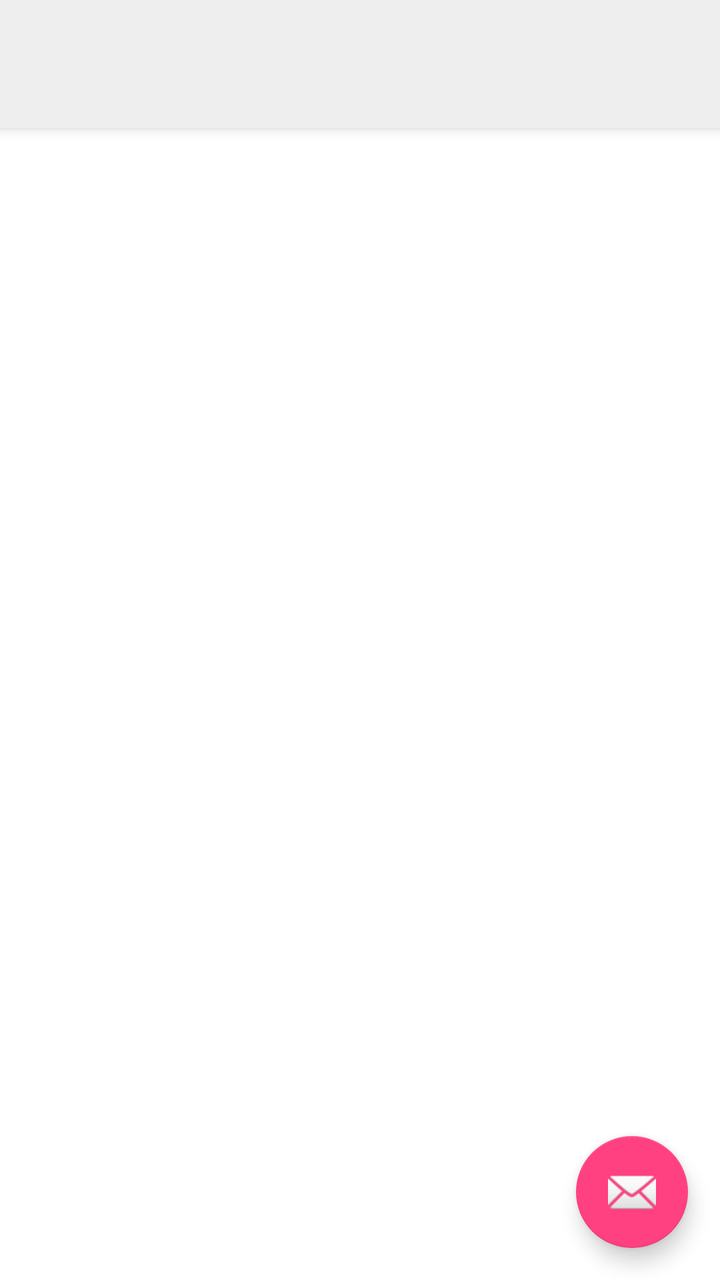
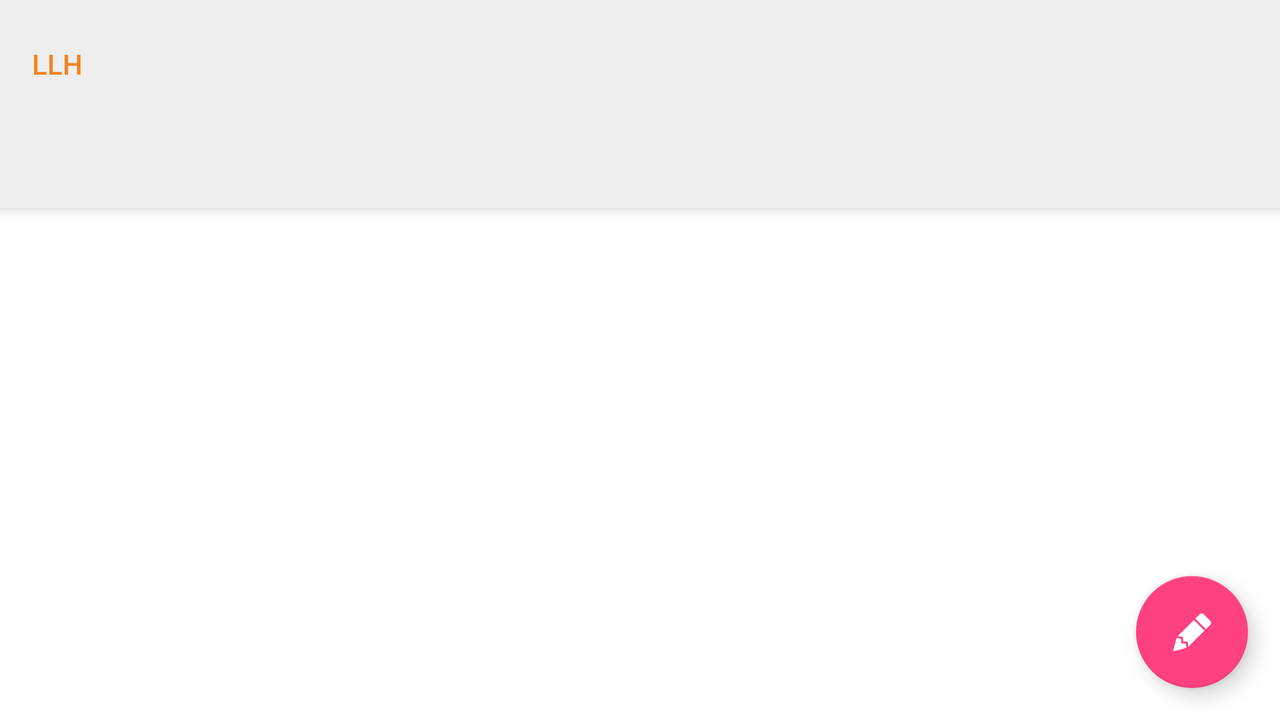

First picture: res/layout/ on a phone held upright. Second picture: the repository's own variant of that layout, on a device whose configuration matches the variant's folder. Source for both follows.
<!-- AndroidManifest.xml: activity theme AppTheme.NoActionBar -->
<!-- res/layout/activity_main.xml -->
<?xml version="1.0" encoding="utf-8"?>
<android.support.design.widget.CoordinatorLayout xmlns:android="http://schemas.android.com/apk/res/android"
    xmlns:app="http://schemas.android.com/apk/res-auto"
    xmlns:tools="http://schemas.android.com/tools"
    android:id="@+id/main_content"
    android:layout_width="match_parent"
    android:layout_height="match_parent"
    android:fitsSystemWindows="true"
    tools:context="ca.on.einfari.llh.MainActivity">

    <android.support.design.widget.AppBarLayout
        android:id="@+id/appbar"
        android:layout_width="match_parent"
        android:layout_height="wrap_content"
        android:paddingTop="@dimen/appbar_padding_top"
        android:theme="@style/AppTheme.AppBarOverlay">

        <android.support.v7.widget.Toolbar
            android:id="@+id/toolbar"
            android:layout_width="match_parent"
            android:layout_height="?attr/actionBarSize"
            android:background="?attr/colorPrimary"
            app:layout_scrollFlags="scroll|enterAlways"
            app:popupTheme="@style/AppTheme.PopupOverlay">

        </android.support.v7.widget.Toolbar>

    </android.support.design.widget.AppBarLayout>

    <android.support.v4.view.ViewPager
        android:id="@+id/container"
        android:layout_width="match_parent"
        android:layout_height="match_parent"
        app:layout_behavior="@string/appbar_scrolling_view_behavior" />

    <android.support.design.widget.FloatingActionButton
        android:id="@+id/fab"
        android:layout_width="wrap_content"
        android:layout_height="wrap_content"
        android:layout_gravity="end|bottom"
        android:layout_margin="@dimen/fab_margin"
        app:srcCompat="@android:drawable/ic_dialog_email" />

</android.support.design.widget.CoordinatorLayout>
<!-- resources referenced by this layout -->
<resources>
  <dimen name="appbar_padding_top">8dp</dimen>
  <dimen name="fab_margin">16dp</dimen>
  <style name="AppTheme.AppBarOverlay" parent="ThemeOverlay.AppCompat.Dark.ActionBar">
          <item name="colorControlNormal">@color/textColorPrimary</item>
      </style>
  <style name="AppTheme.PopupOverlay" parent="ThemeOverlay.AppCompat.Light" />
  <style name="AppTheme.NoActionBar">
          <item name="windowActionBar">false</item>
          <item name="windowNoTitle">true</item>
      </style>
  <color name="textColorPrimary">#f58220</color>
</resources>
<!-- res/layout-land/activity_main.xml (the repository's variant of the layout above) -->
<!-- drawn on the phone turned sideways -->
<?xml version="1.0" encoding="utf-8"?>
<android.support.design.widget.CoordinatorLayout xmlns:android="http://schemas.android.com/apk/res/android"
    xmlns:app="http://schemas.android.com/apk/res-auto"
    xmlns:tools="http://schemas.android.com/tools"
    android:id="@+id/main_content"
    android:layout_width="match_parent"
    android:layout_height="match_parent"
    android:fitsSystemWindows="true"
    tools:context="ca.on.einfari.llh.activities.MainActivity">

    <android.support.design.widget.AppBarLayout
        android:layout_width="match_parent"
        android:layout_height="wrap_content"
        android:paddingTop="@dimen/appbar_padding_top"
        android:theme="@style/AppTheme.AppBarOverlay">

        <android.support.v7.widget.Toolbar
            android:id="@+id/toolbar"
            android:layout_width="match_parent"
            android:layout_height="?attr/actionBarSize"
            android:layout_weight="1"
            android:background="?attr/colorPrimary"
            app:layout_scrollFlags="enterAlways"
            app:popupTheme="@style/AppTheme.PopupOverlay"
            app:title="@string/app_name"
            app:titleTextColor="@color/textColorPrimary">

        </android.support.v7.widget.Toolbar>

        <android.support.design.widget.TabLayout
            android:id="@+id/tabs"
            android:layout_width="match_parent"
            android:layout_height="wrap_content"
            app:tabGravity="fill"
            app:tabMaxWidth="0dp"
            app:tabSelectedTextColor="@color/textColorPrimary"
            app:tabTextColor="@color/textColorPrimary">

        </android.support.design.widget.TabLayout>

    </android.support.design.widget.AppBarLayout>

    <android.support.v4.view.ViewPager
        android:id="@+id/vpProjects"
        android:layout_width="match_parent"
        android:layout_height="wrap_content"
        app:layout_behavior="@string/appbar_scrolling_view_behavior" />

    <android.support.design.widget.FloatingActionButton
        android:id="@+id/fab"
        android:layout_width="wrap_content"
        android:layout_height="wrap_content"
        android:layout_gravity="end|bottom"
        android:layout_margin="@dimen/fab_margin"
        app:srcCompat="@drawable/ic_lead_pencil_white_48dp" />

</android.support.design.widget.CoordinatorLayout>
<!-- resources referenced by the variant -->
<!-- as the phone turned sideways resolves them -->
<resources>
  <color name="textColorPrimary">#f58220</color>
  <dimen name="appbar_padding_top">8dp</dimen>
  <dimen name="fab_margin">16dp</dimen>
  <!-- drawable ic_lead_pencil_white_48dp: png bitmap (drawable-hdpi, 1260 bytes) -->
  <string name="app_name">LLH</string>
  <style name="AppTheme.AppBarOverlay" parent="ThemeOverlay.AppCompat.Dark.ActionBar">
          <item name="colorControlNormal">@color/textColorPrimary</item>
      </style>
  <style name="AppTheme.PopupOverlay" parent="ThemeOverlay.AppCompat.Light" />
  <style name="AppTheme.NoActionBar">
          <item name="windowActionBar">false</item>
          <item name="windowNoTitle">true</item>
      </style>
</resources>
